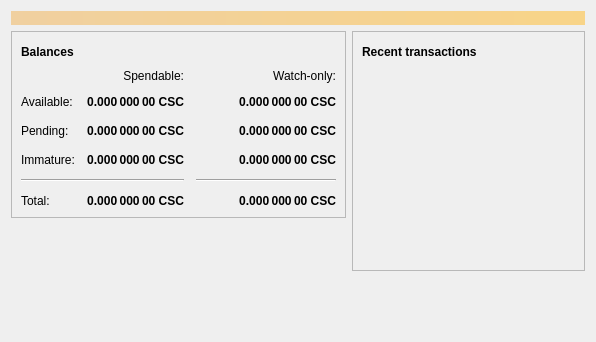
<?xml version="1.0" encoding="UTF-8"?>
<ui version="4.0">
 <class>OverviewPage</class>
 <widget class="QWidget" name="OverviewPage">
  <property name="geometry">
   <rect>
    <x>0</x>
    <y>0</y>
    <width>596</width>
    <height>342</height>
   </rect>
  </property>
  <property name="windowTitle">
   <string>Form</string>
  </property>
  <layout class="QVBoxLayout" name="topLayout">
   <item>
    <widget class="QLabel" name="labelAlerts">
     <property name="visible">
      <bool>false</bool>
     </property>
     <property name="styleSheet">
      <string notr="true">QLabel { background-color: qlineargradient(x1: 0, y1: 0, x2: 1, y2: 0, stop:0 #F0D0A0, stop:1 #F8D488); color:#000000; }</string>
     </property>
     <property name="wordWrap">
      <bool>true</bool>
     </property>
     <property name="margin">
      <number>3</number>
     </property>
     <property name="textInteractionFlags">
      <set>Qt::TextSelectableByMouse</set>
     </property>
    </widget>
   </item>
   <item>
    <layout class="QHBoxLayout" name="horizontalLayout" stretch="1,1">
     <item>
      <layout class="QVBoxLayout" name="verticalLayout_2">
       <item>
        <widget class="QFrame" name="frame">
         <property name="frameShape">
          <enum>QFrame::StyledPanel</enum>
         </property>
         <property name="frameShadow">
          <enum>QFrame::Raised</enum>
         </property>
         <layout class="QVBoxLayout" name="verticalLayout_4">
          <item>
           <layout class="QHBoxLayout" name="horizontalLayout_4">
            <item>
             <widget class="QLabel" name="label_5">
              <property name="font">
               <font>
                <weight>75</weight>
                <bold>true</bold>
               </font>
              </property>
              <property name="text">
               <string>Balances</string>
              </property>
             </widget>
            </item>
            <item>
             <widget class="QPushButton" name="labelWalletStatus">
              <property name="enabled">
               <bool>false</bool>
              </property>
              <property name="maximumSize">
               <size>
                <width>30</width>
                <height>16777215</height>
               </size>
              </property>
              <property name="toolTip">
               <string>The displayed information may be out of date. Your wallet automatically synchronizes with the CounosCoin network after a connection is established, but this process has not completed yet.</string>
              </property>
              <property name="text">
               <string/>
              </property>
              <property name="icon">
               <iconset resource="../bitcoin.qrc">
                <normaloff>:/icons/warning</normaloff>
                <disabledoff>:/icons/warning</disabledoff>:/icons/warning</iconset>
              </property>
              <property name="iconSize">
               <size>
                <width>24</width>
                <height>24</height>
               </size>
              </property>
              <property name="flat">
               <bool>true</bool>
              </property>
             </widget>
            </item>
            <item>
             <spacer name="horizontalSpacer_3">
              <property name="orientation">
               <enum>Qt::Horizontal</enum>
              </property>
              <property name="sizeHint" stdset="0">
               <size>
                <width>40</width>
                <height>20</height>
               </size>
              </property>
             </spacer>
            </item>
           </layout>
          </item>
          <item>
           <layout class="QGridLayout" name="gridLayout">
            <property name="spacing">
             <number>12</number>
            </property>
            <item row="2" column="2">
             <widget class="QLabel" name="labelWatchPending">
              <property name="font">
               <font>
                <weight>75</weight>
                <bold>true</bold>
               </font>
              </property>
              <property name="cursor">
               <cursorShape>IBeamCursor</cursorShape>
              </property>
              <property name="toolTip">
               <string>Unconfirmed transactions to watch-only addresses</string>
              </property>
              <property name="text">
               <string notr="true">0.000 000 00 CSC</string>
              </property>
              <property name="alignment">
               <set>Qt::AlignRight|Qt::AlignTrailing|Qt::AlignVCenter</set>
              </property>
              <property name="textInteractionFlags">
               <set>Qt::LinksAccessibleByMouse|Qt::TextSelectableByKeyboard|Qt::TextSelectableByMouse</set>
              </property>
             </widget>
            </item>
            <item row="2" column="1">
             <widget class="QLabel" name="labelUnconfirmed">
              <property name="font">
               <font>
                <weight>75</weight>
                <bold>true</bold>
               </font>
              </property>
              <property name="cursor">
               <cursorShape>IBeamCursor</cursorShape>
              </property>
              <property name="toolTip">
               <string>Total of transactions that have yet to be confirmed, and do not yet count toward the spendable balance</string>
              </property>
              <property name="text">
               <string notr="true">0.000 000 00 CSC</string>
              </property>
              <property name="alignment">
               <set>Qt::AlignRight|Qt::AlignTrailing|Qt::AlignVCenter</set>
              </property>
              <property name="textInteractionFlags">
               <set>Qt::LinksAccessibleByMouse|Qt::TextSelectableByKeyboard|Qt::TextSelectableByMouse</set>
              </property>
             </widget>
            </item>
            <item row="3" column="2">
             <widget class="QLabel" name="labelWatchImmature">
              <property name="font">
               <font>
                <weight>75</weight>
                <bold>true</bold>
               </font>
              </property>
              <property name="cursor">
               <cursorShape>IBeamCursor</cursorShape>
              </property>
              <property name="toolTip">
               <string>Mined balance in watch-only addresses that has not yet matured</string>
              </property>
              <property name="text">
               <string notr="true">0.000 000 00 CSC</string>
              </property>
              <property name="alignment">
               <set>Qt::AlignRight|Qt::AlignTrailing|Qt::AlignVCenter</set>
              </property>
              <property name="textInteractionFlags">
               <set>Qt::LinksAccessibleByMouse|Qt::TextSelectableByKeyboard|Qt::TextSelectableByMouse</set>
              </property>
             </widget>
            </item>
            <item row="4" column="0" colspan="2">
             <widget class="Line" name="line">
              <property name="orientation">
               <enum>Qt::Horizontal</enum>
              </property>
             </widget>
            </item>
            <item row="4" column="2">
             <widget class="Line" name="lineWatchBalance">
              <property name="sizePolicy">
               <sizepolicy hsizetype="Preferred" vsizetype="Fixed">
                <horstretch>0</horstretch>
                <verstretch>0</verstretch>
               </sizepolicy>
              </property>
              <property name="minimumSize">
               <size>
                <width>140</width>
                <height>0</height>
               </size>
              </property>
              <property name="orientation">
               <enum>Qt::Horizontal</enum>
              </property>
             </widget>
            </item>
            <item row="5" column="0">
             <widget class="QLabel" name="labelTotalText">
              <property name="text">
               <string>Total:</string>
              </property>
             </widget>
            </item>
            <item row="3" column="1">
             <widget class="QLabel" name="labelImmature">
              <property name="font">
               <font>
                <weight>75</weight>
                <bold>true</bold>
               </font>
              </property>
              <property name="cursor">
               <cursorShape>IBeamCursor</cursorShape>
              </property>
              <property name="toolTip">
               <string>Mined balance that has not yet matured</string>
              </property>
              <property name="text">
               <string notr="true">0.000 000 00 CSC</string>
              </property>
              <property name="alignment">
               <set>Qt::AlignRight|Qt::AlignTrailing|Qt::AlignVCenter</set>
              </property>
              <property name="textInteractionFlags">
               <set>Qt::LinksAccessibleByMouse|Qt::TextSelectableByKeyboard|Qt::TextSelectableByMouse</set>
              </property>
             </widget>
            </item>
            <item row="2" column="3">
             <spacer name="horizontalSpacer_2">
              <property name="orientation">
               <enum>Qt::Horizontal</enum>
              </property>
              <property name="sizeHint" stdset="0">
               <size>
                <width>40</width>
                <height>20</height>
               </size>
              </property>
             </spacer>
            </item>
            <item row="3" column="0">
             <widget class="QLabel" name="labelImmatureText">
              <property name="text">
               <string>Immature:</string>
              </property>
             </widget>
            </item>
            <item row="5" column="1">
             <widget class="QLabel" name="labelTotal">
              <property name="font">
               <font>
                <weight>75</weight>
                <bold>true</bold>
               </font>
              </property>
              <property name="cursor">
               <cursorShape>IBeamCursor</cursorShape>
              </property>
              <property name="toolTip">
               <string>Your current total balance</string>
              </property>
              <property name="text">
               <string notr="true">0.000 000 00 CSC</string>
              </property>
              <property name="alignment">
               <set>Qt::AlignRight|Qt::AlignTrailing|Qt::AlignVCenter</set>
              </property>
              <property name="textInteractionFlags">
               <set>Qt::LinksAccessibleByMouse|Qt::TextSelectableByKeyboard|Qt::TextSelectableByMouse</set>
              </property>
             </widget>
            </item>
            <item row="5" column="2">
             <widget class="QLabel" name="labelWatchTotal">
              <property name="font">
               <font>
                <weight>75</weight>
                <bold>true</bold>
               </font>
              </property>
              <property name="cursor">
               <cursorShape>IBeamCursor</cursorShape>
              </property>
              <property name="toolTip">
               <string>Current total balance in watch-only addresses</string>
              </property>
              <property name="text">
               <string notr="true">0.000 000 00 CSC</string>
              </property>
              <property name="alignment">
               <set>Qt::AlignRight|Qt::AlignTrailing|Qt::AlignVCenter</set>
              </property>
              <property name="textInteractionFlags">
               <set>Qt::LinksAccessibleByMouse|Qt::TextSelectableByKeyboard|Qt::TextSelectableByMouse</set>
              </property>
             </widget>
            </item>
            <item row="0" column="2">
             <widget class="QLabel" name="labelWatchonly">
              <property name="text">
               <string>Watch-only:</string>
              </property>
              <property name="alignment">
               <set>Qt::AlignRight|Qt::AlignTrailing|Qt::AlignVCenter</set>
              </property>
             </widget>
            </item>
            <item row="1" column="0">
             <widget class="QLabel" name="labelBalanceText">
              <property name="text">
               <string>Available:</string>
              </property>
             </widget>
            </item>
            <item row="1" column="1">
             <widget class="QLabel" name="labelBalance">
              <property name="font">
               <font>
                <weight>75</weight>
                <bold>true</bold>
               </font>
              </property>
              <property name="cursor">
               <cursorShape>IBeamCursor</cursorShape>
              </property>
              <property name="toolTip">
               <string>Your current spendable balance</string>
              </property>
              <property name="text">
               <string notr="true">0.000 000 00 CSC</string>
              </property>
              <property name="alignment">
               <set>Qt::AlignRight|Qt::AlignTrailing|Qt::AlignVCenter</set>
              </property>
              <property name="textInteractionFlags">
               <set>Qt::LinksAccessibleByMouse|Qt::TextSelectableByKeyboard|Qt::TextSelectableByMouse</set>
              </property>
             </widget>
            </item>
            <item row="1" column="2">
             <widget class="QLabel" name="labelWatchAvailable">
              <property name="font">
               <font>
                <weight>75</weight>
                <bold>true</bold>
               </font>
              </property>
              <property name="cursor">
               <cursorShape>IBeamCursor</cursorShape>
              </property>
              <property name="toolTip">
               <string>Your current balance in watch-only addresses</string>
              </property>
              <property name="text">
               <string notr="true">0.000 000 00 CSC</string>
              </property>
              <property name="alignment">
               <set>Qt::AlignRight|Qt::AlignTrailing|Qt::AlignVCenter</set>
              </property>
              <property name="textInteractionFlags">
               <set>Qt::LinksAccessibleByMouse|Qt::TextSelectableByKeyboard|Qt::TextSelectableByMouse</set>
              </property>
             </widget>
            </item>
            <item row="2" column="0">
             <widget class="QLabel" name="labelPendingText">
              <property name="text">
               <string>Pending:</string>
              </property>
             </widget>
            </item>
            <item row="0" column="1">
             <widget class="QLabel" name="labelSpendable">
              <property name="text">
               <string>Spendable:</string>
              </property>
              <property name="alignment">
               <set>Qt::AlignRight|Qt::AlignTrailing|Qt::AlignVCenter</set>
              </property>
             </widget>
            </item>
           </layout>
          </item>
         </layout>
        </widget>
       </item>
       <item>
        <spacer name="verticalSpacer">
         <property name="orientation">
          <enum>Qt::Vertical</enum>
         </property>
         <property name="sizeHint" stdset="0">
          <size>
           <width>20</width>
           <height>40</height>
          </size>
         </property>
        </spacer>
       </item>
      </layout>
     </item>
     <item>
      <layout class="QVBoxLayout" name="verticalLayout_3">
       <item>
        <widget class="QFrame" name="frame_2">
         <property name="frameShape">
          <enum>QFrame::StyledPanel</enum>
         </property>
         <property name="frameShadow">
          <enum>QFrame::Raised</enum>
         </property>
         <layout class="QVBoxLayout" name="verticalLayout">
          <item>
           <layout class="QHBoxLayout" name="horizontalLayout_2">
            <item>
             <widget class="QLabel" name="label_4">
              <property name="font">
               <font>
                <weight>75</weight>
                <bold>true</bold>
               </font>
              </property>
              <property name="text">
               <string>Recent transactions</string>
              </property>
             </widget>
            </item>
            <item>
             <widget class="QPushButton" name="labelTransactionsStatus">
              <property name="enabled">
               <bool>false</bool>
              </property>
              <property name="maximumSize">
               <size>
                <width>30</width>
                <height>16777215</height>
               </size>
              </property>
              <property name="toolTip">
               <string>The displayed information may be out of date. Your wallet automatically synchronizes with the CounosCoin network after a connection is established, but this process has not completed yet.</string>
              </property>
              <property name="text">
               <string/>
              </property>
              <property name="icon">
               <iconset resource="../bitcoin.qrc">
                <normaloff>:/icons/warning</normaloff>
                <disabledoff>:/icons/warning</disabledoff>:/icons/warning</iconset>
              </property>
              <property name="iconSize">
               <size>
                <width>24</width>
                <height>24</height>
               </size>
              </property>
              <property name="flat">
               <bool>true</bool>
              </property>
             </widget>
            </item>
            <item>
             <spacer name="horizontalSpacer">
              <property name="orientation">
               <enum>Qt::Horizontal</enum>
              </property>
              <property name="sizeHint" stdset="0">
               <size>
                <width>40</width>
                <height>20</height>
               </size>
              </property>
             </spacer>
            </item>
           </layout>
          </item>
          <item>
           <widget class="QListView" name="listTransactions">
            <property name="styleSheet">
             <string notr="true">QListView { background: transparent; }</string>
            </property>
            <property name="frameShape">
             <enum>QFrame::NoFrame</enum>
            </property>
            <property name="verticalScrollBarPolicy">
             <enum>Qt::ScrollBarAlwaysOff</enum>
            </property>
            <property name="horizontalScrollBarPolicy">
             <enum>Qt::ScrollBarAlwaysOff</enum>
            </property>
            <property name="selectionMode">
             <enum>QAbstractItemView::NoSelection</enum>
            </property>
           </widget>
          </item>
         </layout>
        </widget>
       </item>
       <item>
        <spacer name="verticalSpacer_2">
         <property name="orientation">
          <enum>Qt::Vertical</enum>
         </property>
         <property name="sizeHint" stdset="0">
          <size>
           <width>20</width>
           <height>40</height>
          </size>
         </property>
        </spacer>
       </item>
      </layout>
     </item>
    </layout>
   </item>
  </layout>
 </widget>
 <resources/>
 <connections/>
</ui>
